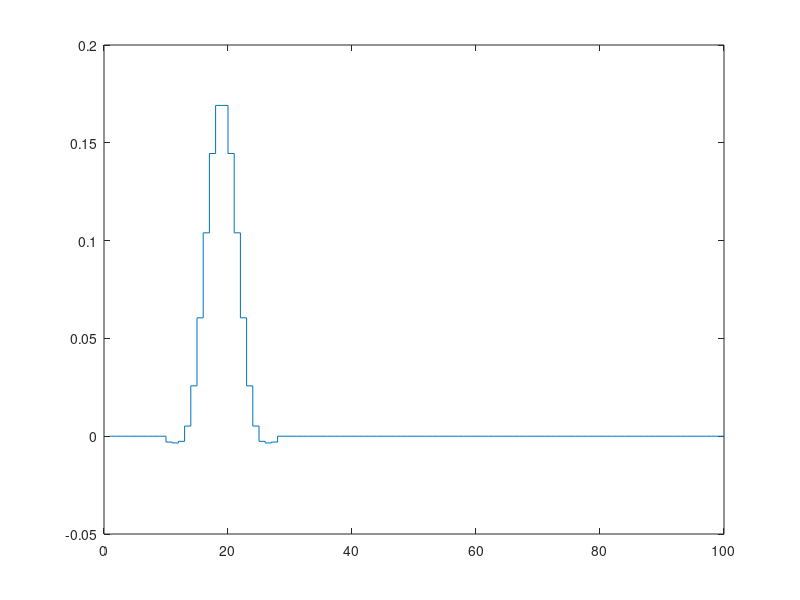

Source code (MATLAB):
clear all;

data = load("FIR_LP_fcutoff=4kHz.mat");
Num = data.Num;

N = 100;
kstart = 10;
order = length(Num);
impulse = zeros(N, 1);
impulse(kstart) = 1;

impulse_response = filter(Num, 1, impulse);

figure;
stairs(impulse_response);

impulse_response_coefficients = impulse_response(kstart:kstart+order-1);

%% Export C array

% Export as a C array
fileID = fopen('fir_impulse_response.txt', 'w');
fprintf(fileID, 'float fir_impulse_response[] = {');

for i = 1:length(impulse_response_coefficients)
    fprintf(fileID, '%g', impulse_response_coefficients(i)); % Print each value
    if i < length(impulse_response_coefficients)
        fprintf(fileID, ', '); % Add a comma between values
    end
end

fprintf(fileID, '};\n');
fclose(fileID);
